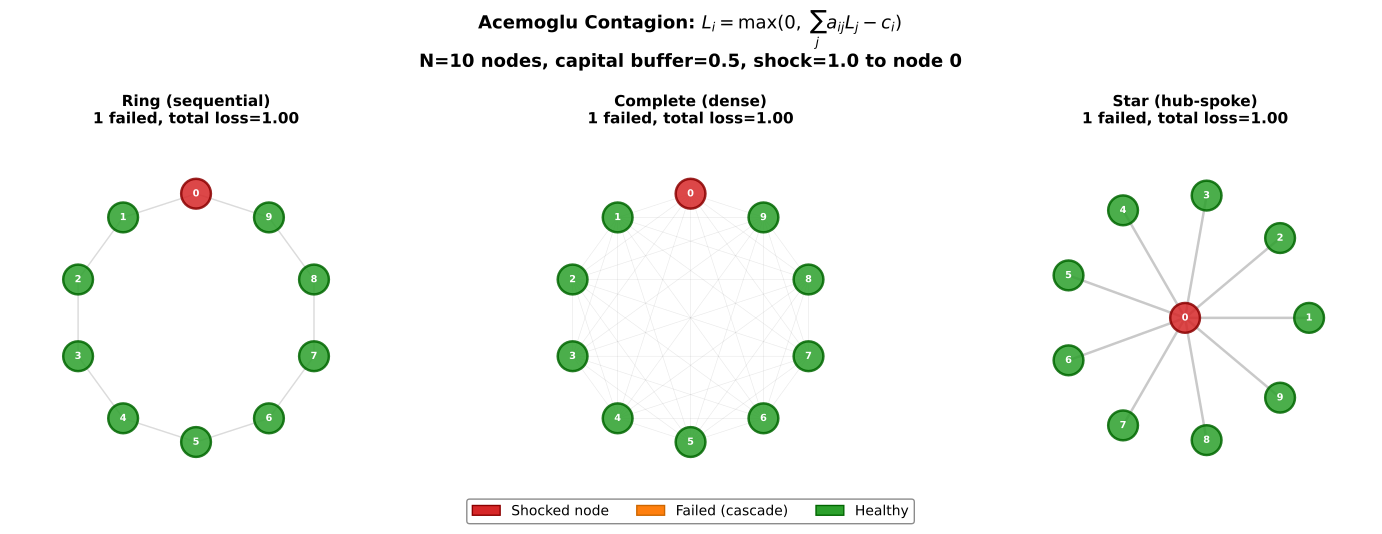

The script that saved this image:
r"""Acemoglu Network Contagion Topology Comparison
# Multi-panel override: comparative statics requires simultaneous visibility

Acemoglu contagion: $L_i = \max(0, \sum_j a_{ij}L_j - c_i)$. Ring, complete, star.
Based on Acemoglu et al. (2015).

Economic Model:
Loss propagation in financial networks:
$L_i = \max\bigl(0,\; \sum_j a_{ij} L_j - c_i\bigr)$
where $a_{ij}$ is the exposure weight from node $i$ to node $j$,
$L_j$ is the loss at node $j$, and $c_i$ is the capital buffer of node $i$.
Dense networks are robust-yet-fragile: small shocks absorbed, large shocks cascade everywhere.

Citation: Acemoglu, Ozdaglar & Tahbaz-Salehi (2015) - Systemic Risk and Stability in Financial Networks
"""
import matplotlib.pyplot as plt
import matplotlib.patches as mpatches
import numpy as np
from pathlib import Path

np.random.seed(42)

plt.rcParams.update({
    'font.size': 11, 'axes.labelsize': 11, 'axes.titlesize': 13,
    'xtick.labelsize': 10, 'ytick.labelsize': 10, 'legend.fontsize': 9,
    'figure.dpi': 150
})

MLPURPLE = '#3333B2'
MLBLUE = '#0066CC'
MLORANGE = '#FF7F0E'
MLGREEN = '#2CA02C'
MLRED = '#D62728'
MLLAVENDER = '#ADADE0'

# ── Parameters ──
N = 10            # number of nodes
c_i = 0.5        # capital buffer per node
shock = 1.0       # initial shock to node 0
theta_A = c_i     # cascade threshold (= capital buffer)


def build_adjacency(topology, n):
    """Build adjacency matrix for ring, complete, or star topology."""
    A = np.zeros((n, n))
    if topology == 'ring':
        for i in range(n):
            A[i, (i + 1) % n] = 1.0 / 1.0  # each node exposed to next
            A[i, (i - 1) % n] = 1.0 / 1.0
        # Normalize: each node's total outgoing = 1
        for i in range(n):
            row_sum = A[i].sum()
            if row_sum > 0:
                A[i] /= row_sum
    elif topology == 'complete':
        for i in range(n):
            for j in range(n):
                if i != j:
                    A[i, j] = 1.0 / (n - 1)
    elif topology == 'star':
        center = 0
        for i in range(1, n):
            A[center, i] = 1.0 / (n - 1)  # center -> periphery
            A[i, center] = 1.0             # periphery -> center only
    return A


def simulate_contagion(A, n, c, shock_val, shocked_node=0):
    """Simulate Acemoglu contagion: L_i = max(0, sum_j a_ij * L_j - c_i)."""
    L = np.zeros(n)
    L[shocked_node] = shock_val
    failed = np.zeros(n, dtype=bool)
    failed[shocked_node] = True

    for _ in range(20):  # iterate until convergence
        L_new = np.zeros(n)
        L_new[shocked_node] = shock_val
        for i in range(n):
            if i == shocked_node:
                continue
            incoming = sum(A[j, i] * L[j] for j in range(n) if j != i)
            L_new[i] = max(0.0, incoming - c)
        if np.allclose(L_new, L, atol=1e-8):
            break
        L = L_new.copy()

    failed = L > 0
    failed[shocked_node] = True
    return L, failed


def get_positions(topology, n):
    """Get (x, y) positions for nodes."""
    if topology == 'star':
        positions = np.zeros((n, 2))
        positions[0] = [0, 0]  # center
        angles = np.linspace(0, 2 * np.pi, n - 1, endpoint=False)
        for i, ang in enumerate(angles):
            positions[i + 1] = [np.cos(ang), np.sin(ang)]
        return positions
    else:  # ring and complete both use circle layout
        angles = np.linspace(0, 2 * np.pi, n, endpoint=False) + np.pi / 2
        return np.column_stack([np.cos(angles), np.sin(angles)])


def draw_network(ax, A, positions, failed, losses, topology_name, n):
    """Draw network with matplotlib primitives."""
    # Draw edges
    for i in range(n):
        for j in range(i + 1, n):
            if A[i, j] > 0 or A[j, i] > 0:
                weight = max(A[i, j], A[j, i])
                lw = 0.3 + weight * 1.5
                alpha = 0.15 + weight * 0.3
                # Color edge red if both endpoints failed
                edge_color = MLRED if (failed[i] and failed[j]) else '#888888'
                line = plt.Line2D(
                    [positions[i, 0], positions[j, 0]],
                    [positions[i, 1], positions[j, 1]],
                    linewidth=lw, color=edge_color, alpha=alpha, zorder=1
                )
                ax.add_line(line)

    # Draw nodes
    for i in range(n):
        if i == 0:  # shocked node
            color = MLRED
            edge_c = '#8B0000'
        elif failed[i]:
            color = MLORANGE
            edge_c = '#CC6600'
        else:
            color = MLGREEN
            edge_c = '#006600'

        radius = 0.12
        circle = plt.Circle(
            positions[i], radius, facecolor=color,
            edgecolor=edge_c, linewidth=1.8, zorder=3, alpha=0.85
        )
        ax.add_patch(circle)
        ax.text(positions[i, 0], positions[i, 1], str(i),
                ha='center', va='center', fontsize=7,
                fontweight='bold', color='white', zorder=4)

    n_failed = int(failed.sum())
    total_loss = losses.sum()
    ax.set_title(f'{topology_name}\n{n_failed} failed, total loss={total_loss:.2f}',
                 fontsize=11, fontweight='bold')
    ax.set_xlim(-1.5, 1.5)
    ax.set_ylim(-1.5, 1.5)
    ax.set_aspect('equal')
    ax.axis('off')


# ── Build and simulate ──
topologies = ['ring', 'complete', 'star']
titles = ['Ring (sequential)', 'Complete (dense)', 'Star (hub-spoke)']

fig, axes = plt.subplots(1, 3, figsize=(15, 5))

for idx, (topo, title) in enumerate(zip(topologies, titles)):
    A = build_adjacency(topo, N)
    positions = get_positions(topo, N)
    losses, failed = simulate_contagion(A, N, c_i, shock)
    draw_network(axes[idx], A, positions, failed, losses, title, N)

# Add shared legend
legend_elements = [
    mpatches.Patch(facecolor=MLRED, edgecolor='#8B0000', label='Shocked node'),
    mpatches.Patch(facecolor=MLORANGE, edgecolor='#CC6600', label='Failed (cascade)'),
    mpatches.Patch(facecolor=MLGREEN, edgecolor='#006600', label='Healthy'),
]
fig.legend(handles=legend_elements, loc='lower center', ncol=3,
           fontsize=10, framealpha=0.9, edgecolor='gray',
           bbox_to_anchor=(0.5, -0.02))

fig.suptitle(r'Acemoglu Contagion: $L_i = \max(0,\;\sum_j a_{ij}L_j - c_i)$'
             '\nN=10 nodes, capital buffer=0.5, shock=1.0 to node 0',
             fontsize=13, fontweight='bold', y=1.02)

plt.tight_layout()
plt.savefig(Path(__file__).parent / 'chart.pdf', dpi=300, bbox_inches='tight')
plt.savefig(Path(__file__).parent / 'chart.png', dpi=150, bbox_inches='tight')
plt.close()
print("Chart saved to chart.pdf and chart.png")
